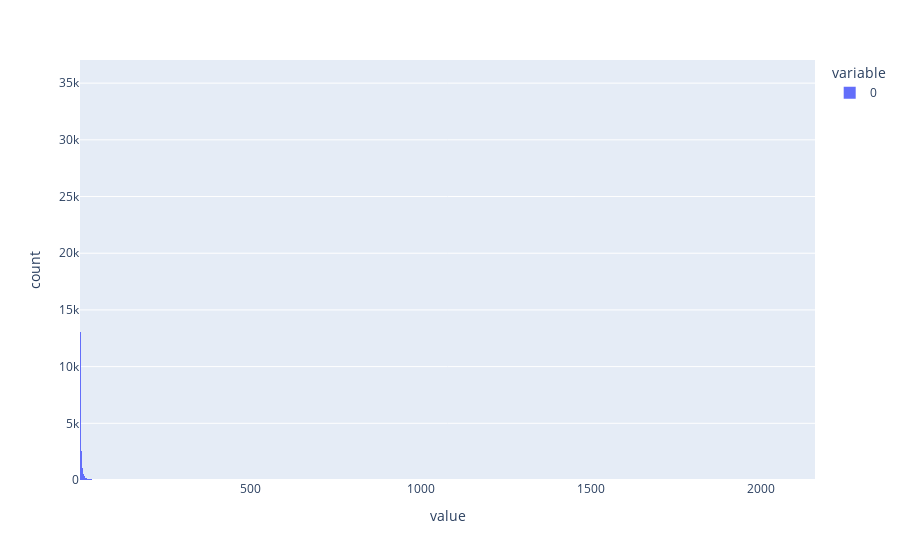

Notebook cell for this chart:
### Code cell
tiny_text = text#[:10_000]#'ababcabca'
bitar = Archiver.encode(tiny_text)
# decompressed = Archiver.decode(*)
# cntrs
(len(bitar)/8)/len(tiny_text)

### Figure 1 — Plotly figure (JSON) as saved in the notebook; plotly's stock layout.template omitted (floating-point values rounded to 4 significant figures; data arrays with more than 128 entries replaced by an {"elided": "..."} marker saying what was removed)
{"data": [{"alignmentgroup": "True", "bingroup": "x", "hovertemplate": "variable=0<br>value=%{x}<br>count=%{y}<extra></extra>", "legendgroup": "0", "marker": {"color": "#636efa", "pattern": {"shape": ""}}, "name": "0", "offsetgroup": "0", "orientation": "v", "showlegend": true, "type": "histogram", "x": {"elided": "72229 int values"}, "xaxis": "x", "yaxis": "y"}], "layout": {"barmode": "relative", "legend": {"title": {"text": "variable"}, "tracegroupgap": 0}, "margin": {"t": 60}, "xaxis": {"anchor": "y", "domain": [0, 1], "title": {"text": "value"}}, "yaxis": {"anchor": "x", "domain": [0, 1], "title": {"text": "count"}}}}
